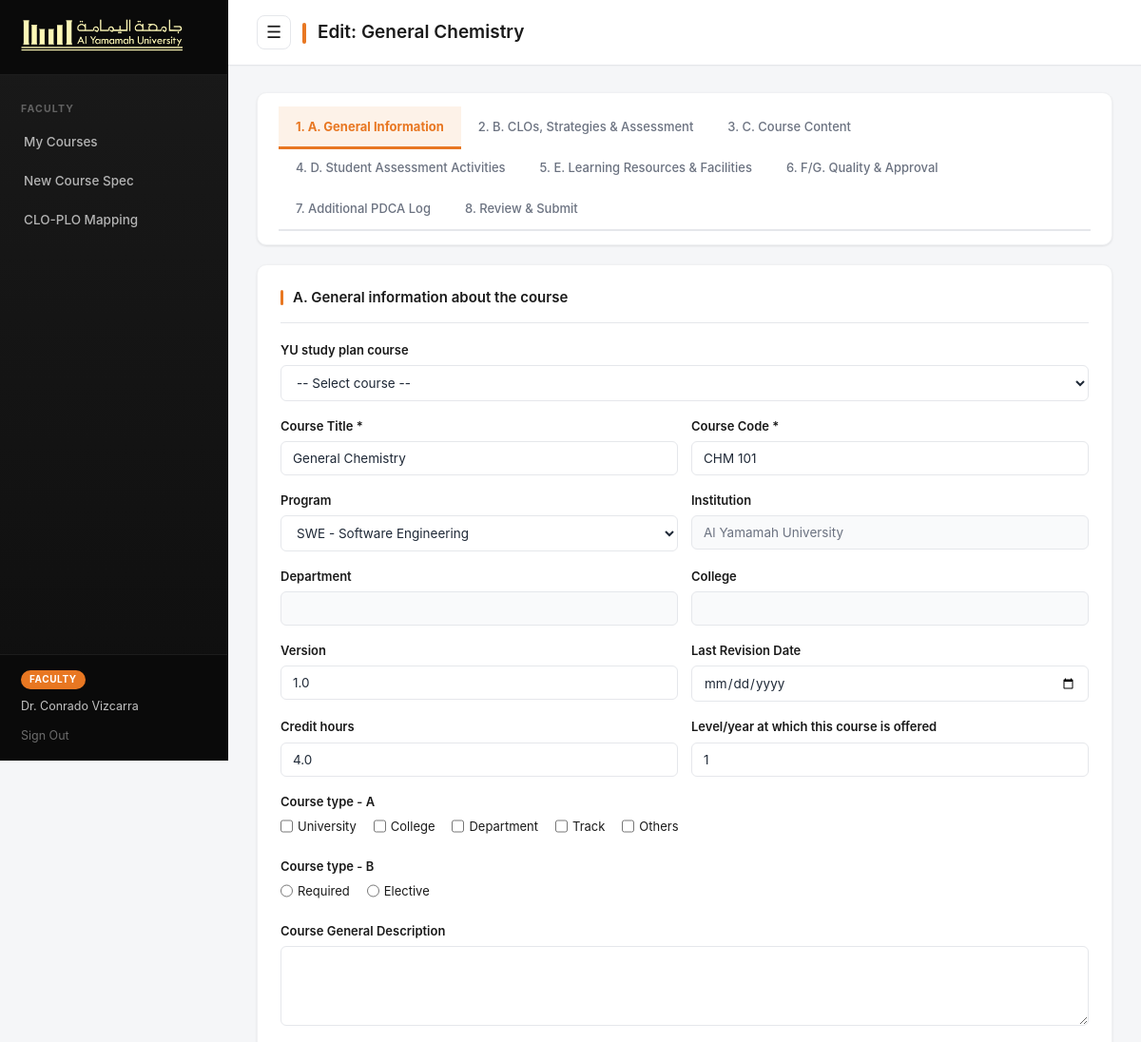
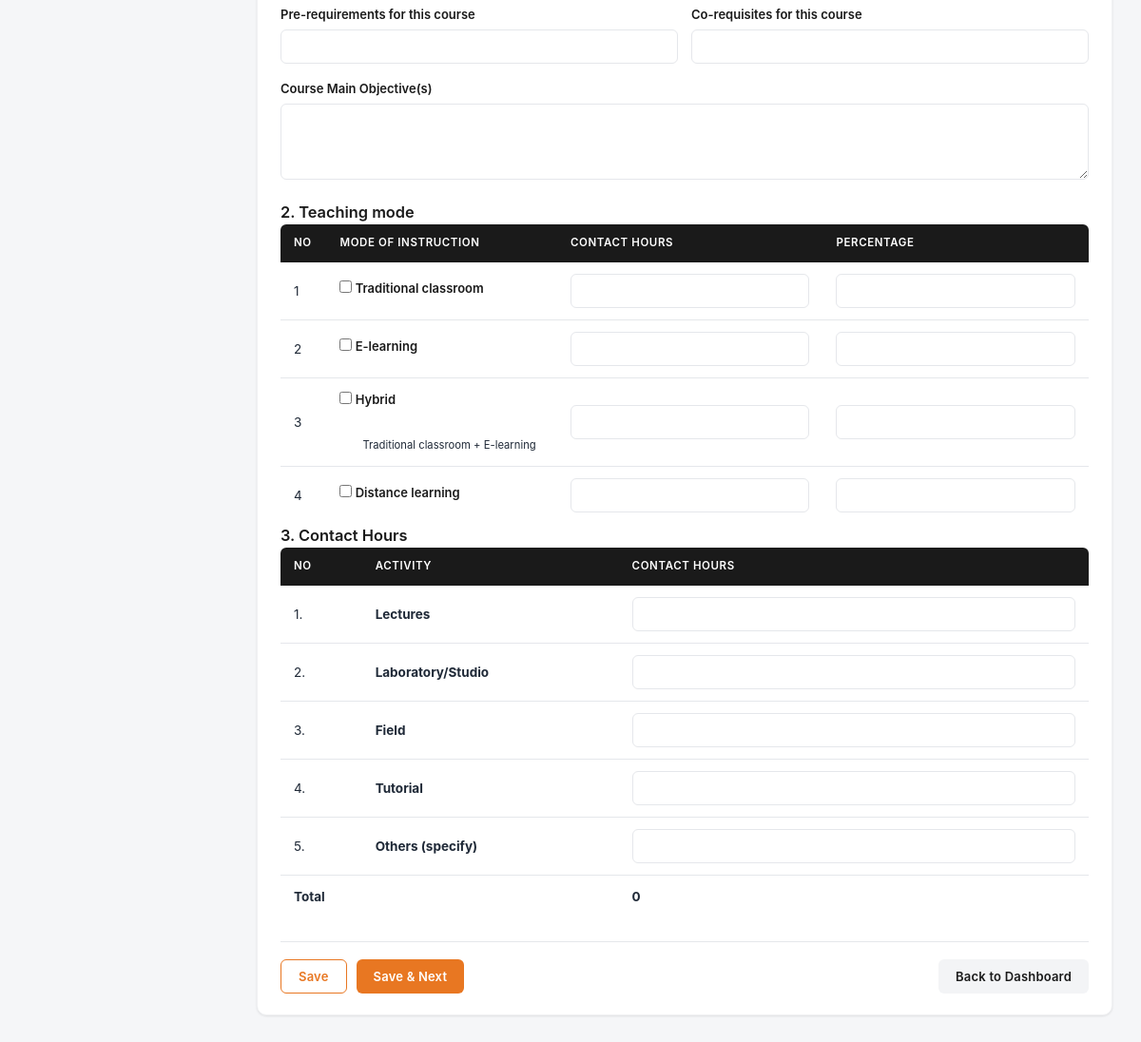
/faculty/course_edit.php?id=2&step=1 (signed in), run on the app's committed database (2 pictures, top to bottom).
### tables this page shows
CREATE TABLE `course_specs` (
  `course_id` int NOT NULL,
  `program_id` int DEFAULT NULL,
  `faculty_id` int DEFAULT NULL,
  `course_title` varchar(200) NOT NULL,
  `course_code` varchar(50) DEFAULT NULL,
  `credit_hours` decimal(4,1) DEFAULT NULL,
  `course_type` varchar(100) DEFAULT NULL,
  `teaching_mode` varchar(100) DEFAULT NULL,
  `course_level` int DEFAULT NULL,
  `prerequisites` varchar(200) DEFAULT NULL,
  `corequisites` varchar(200) DEFAULT NULL,
  `course_description` text,
  `objectives` text,
  `learning_resources` text,
  `version` varchar(20) DEFAULT '1.0',
  `status` enum('draft','pending_hod','pending_qa','approved') DEFAULT 'draft',
  `created_at` datetime DEFAULT CURRENT_TIMESTAMP,
  `updated_at` datetime DEFAULT CURRENT_TIMESTAMP ON UPDATE CURRENT_TIMESTAMP
);

CREATE TABLE `program_specs` (
  `program_id` int NOT NULL,
  `program_name` varchar(200) NOT NULL,
  `program_code` varchar(50) DEFAULT NULL,
  `college` varchar(150) DEFAULT NULL,
  `department` varchar(150) DEFAULT NULL,
  `credit_hours` int DEFAULT NULL,
  `qualification_level` varchar(100) DEFAULT NULL,
  `mission` text,
  `goals` text,
  `program_aims` text,
  `program_structure` text
);

### faculty/course_edit.php (the view, shortened to what this page needs)
<?php
require_once '../db.php';
$yu_academics = require __DIR__ . '/../includes/yu_academics.php';
$institution = $yu_academics['institution'];
$course_id = intval($_GET['id'] ?? 0);
$step = intval($_GET['step'] ?? 1);
$stmt = $pdo->prepare('SELECT * FROM course_specs WHERE course_id = ? AND faculty_id = ?');
$stmt->execute([$course_id, $_SESSION['user_id']]);
$course = $stmt->fetch();
$editable_statuses = ['draft', 'returned_by_hod', 'returned_by_qa'];
$readonly = !in_array($course['status'], $editable_statuses, true);
$page_title = ($readonly ? 'View' : 'Edit') . ': ' . $course['course_title'];
function h($value) {
    return htmlspecialchars((string)($value ?? ''), ENT_QUOTES, 'UTF-8');
}
function checkedInList($list, $value) {
    $items = array_map('trim', explode(',', (string)$list));
    return in_array($value, $items, true) ? 'checked' : '';
}
$programs = $pdo->query('SELECT * FROM program_specs ORDER BY college, qualification_level, program_name')->fetchAll();
$mode_data = [];
$chours = $pdo->prepare('SELECT * FROM contact_hours WHERE course_id = ?');
$chours->execute([$course_id]);
$chours = $chours->fetchAll();
$hour_data = [];
foreach ($chours as $h) $hour_data[$h['activity_type']] = $h;
$step_labels = [
    1 => 'A. General Information',
    2 => 'B. CLOs, Strategies & Assessment',
    3 => 'C. Course Content',
    4 => 'D. Student Assessment Activities',
    5 => 'E. Learning Resources & Facilities',
    6 => 'F/G. Quality & Approval',
    7 => 'Additional PDCA Log',
    8 => 'Review & Submit'
];
include '../includes/header.php';
?>
<div class="card" style="padding:14px 22px;">
    <div class="tabs" style="margin-bottom:0;">
        <?php foreach ($step_labels as $i => $label): ?>
            <a href="course_edit.php?id=<?php echo $course_id; ?>&step=<?php echo $i; ?>" class="tab-link <?php echo $step === $i ? 'active' : ''; ?>"><?php echo $i . '. ' . $label; ?></a>
        <?php endforeach; ?>
    </div>
</div>
<div class="card">
<form method="POST">
<fieldset <?php echo $readonly ? 'disabled' : ''; ?> style="border:none; padding:0; margin:0;">
<?php if ($step === 1): ?>
<div class="card-header"><h2>A. General information about the course</h2></div>
<div class="form-group">
    <label>YU study plan course</label>
    <select id="yu_course_select" onchange="fillYuCourse(this)">
        <option value="">-- Select course --</option>
    </select>
</div>
<div class="form-row">
    <div class="form-group"><label>Course Title *</label><input type="text" id="course_title" name="course_title" required value="<?php echo h($course['course_title']); ?>"></div>
    <div class="form-group"><label>Course Code *</label><input type="text" id="course_code" name="course_code" required value="<?php echo h($course['course_code']); ?>"></div>
</div>
<div class="form-row">
    <div class="form-group"><label>Program</label><select name="program_id" id="program_id" onchange="fillProgramInfo(this)"><?php foreach ($programs as $p): ?><option value="<?php echo $p['program_id']; ?>" data-college="<?php echo h($p['college']); ?>" data-department="<?php echo h($p['department']); ?>" <?php echo ($course['program_id'] == $p['program_id']) ? 'selected' : ''; ?>><?php echo h(($p['program_code'] ? $p['program_code'] . ' - ' : '') . $p['program_name']); ?></option><?php endforeach; ?></select></div>
    <div class="form-group"><label>Institution</label><input type="text" value="<?php echo h($institution); ?>" readonly></div>
</div>
<div class="form-row">
    <div class="form-group"><label>Department</label><input type="text" id="department_display" value="<?php echo h($course['department'] ?? ''); ?>" readonly></div>
    <div class="form-group"><label>College</label><input type="text" id="college_display" value="<?php echo h($course['college'] ?? ''); ?>" readonly></div>
</div>
<div class="form-row">
    <div class="form-group"><label>Version</label><input type="text" name="version" value="<?php echo h($course['version']); ?>"></div>
    <div class="form-group"><label>Last Revision Date</label><input type="date" name="last_revision_date" value="<?php echo h($course['last_revision_date'] ?? ''); ?>"></div>
</div>
<div class="form-row">
    <div class="form-group"><label>Credit hours</label><input type="number" id="credit_hours" name="credit_hours" step="0.5" value="<?php echo h($course['credit_hours']); ?>"></div>
    <div class="form-group"><label>Level/year at which this course is offered</label><input type="number" id="course_level" name="course_level" min="1" max="8" value="<?php echo h($course['course_level']); ?>"></div>
</div>
<div class="form-group">
    <label>Course type - A</label>
    <?php foreach (['University','College','Department','Track','Others'] as $type): ?>
    <label style="display:inline-flex;gap:5px;margin-right:14px;font-weight:400;"><input type="checkbox" name="course_type[]" value="<?php echo $type; ?>" <?php echo checkedInList($course['course_type'], $type); ?>> <?php echo $type; ?></label>
    <?php endforeach; ?>
</div>
<div class="form-group">
    <label>Course type - B</label>
    <?php foreach (['Required','Elective'] as $type): ?>
    <label style="display:inline-flex;gap:5px;margin-right:14px;font-weight:400;"><input type="radio" name="required_elective" value="<?php echo $type; ?>" <?php echo (($course['required_elective'] ?? '') === $type) ? 'checked' : ''; ?>> <?php echo $type; ?></label>
    <?php endforeach; ?>
</div>
<div class="form-group"><label>Course General Description</label><textarea name="course_description" rows="4"><?php echo h($course['course_description']); ?></textarea></div>
<div class="form-row">
    <div class="form-group"><label>Pre-requirements for this course</label><input type="text" name="prerequisites" value="<?php echo h($course['prerequisites']); ?>"></div>
    <div class="form-group"><label>Co-requisites for this course</label><input type="text" name="corequisites" value="<?php echo h($course['corequisites']); ?>"></div>
</div>
<div class="form-group"><label>Course Main Objective(s)</label><textarea name="objectives" rows="3"><?php echo h($course['objectives']); ?></textarea></div>
<h3>2. Teaching mode</h3>
<table><thead><tr><th>No</th><th>Mode of Instruction</th><th>Contact Hours</th><th>Percentage</th></tr></thead><tbody>
<?php foreach (['Traditional classroom','E-learning','Hybrid','Distance learning'] as $i => $mode): $m = $mode_data[$mode] ?? []; ?>
<tr><td><?php echo $i + 1; ?></td><td><label style="font-weight:600;"><input type="checkbox" name="mode[<?php echo $i; ?>][selected]" value="1" <?php echo $m ? 'checked' : ''; ?>> <?php echo $mode; ?></label><?php if ($mode === 'Hybrid'): ?><br><small style="margin-left:24px;">Traditional classroom + E-learning</small><?php endif; ?><input type="hidden" name="mode[<?php echo $i; ?>][mode_type]" value="<?php echo $mode; ?>"></td><td><input type="number" name="mode[<?php echo $i; ?>][contact_hours]" step="0.5" value="<?php echo h($m['contact_hours'] ?? ''); ?>"></td><td><input type="number" name="mode[<?php echo $i; ?>][percentage]" step="0.5" value="<?php echo h($m['percentage'] ?? ''); ?>"></td></tr>
<?php endforeach; ?>
</tbody></table>
<h3>3. Contact Hours</h3>
<table><thead><tr><th>No</th><th>Activity</th><th>Contact Hours</th></tr></thead><tbody>
<?php foreach (['Lectures','Laboratory/Studio','Field','Tutorial','Others'] as $i => $activity): $hrow = $hour_data[$activity] ?? []; ?>
<tr><td><?php echo $i + 1; ?>.</td><td><strong><?php echo $activity; ?><?php echo $activity === 'Others' ? ' (specify)' : ''; ?></strong><input type="hidden" name="hours[<?php echo $i; ?>][activity_type]" value="<?php echo $activity; ?>"></td><td><input type="number" name="hours[<?php echo $i; ?>][hours]" step="0.5" value="<?php echo h($hrow['hours'] ?? ''); ?>"></td></tr>
<?php endforeach; ?>
<tr><td colspan="2"><strong>Total</strong></td><td><strong><?php echo h(array_sum(array_column($chours, 'hours'))); ?></strong></td></tr>
</tbody></table>
<?php endif; ?>
<?php if ($step < 8 && !$readonly): ?>
<div style="display:flex;gap:10px;margin-top:24px;padding-top:18px;border-top:1px solid var(--border);"><button type="submit" name="save" class="btn btn-outline">Save</button><button type="submit" name="next" class="btn btn-primary">Save & Next</button><a href="dashboard.php" class="btn btn-ghost" style="margin-left:auto;">Back to Dashboard</a></div>
<?php endif; ?>
</fieldset>
</form>
</div>
<?php include '../includes/footer.php'; ?>

### includes/header.php (shortened to what this page needs)
<?php
$role = $_SESSION['role'] ?? '';
$name = $_SESSION['name'] ?? $_SESSION['username'] ?? '';
$b = BASE_URL;
$current = $_SERVER['SCRIPT_NAME'];
function navActive($current, $needle) {
    return strpos($current, $needle) !== false ? 'active' : '';
}
?>
<!DOCTYPE html>
<html lang="en">
<head>
    <link rel="stylesheet" href="<?php echo $b; ?>/assets/style.css">
    <link rel="stylesheet" href="<?php echo $b; ?>/assets/aqms_form_fix.css">
    <link rel="stylesheet" href="<?php echo $b; ?>/assets/course_template_overrides.css">
</head>
<body>
<div class="layout">
    <aside class="sidebar" id="appSidebar">
        <div class="sidebar-brand">
            <img src="<?php echo $b; ?>/assets/yu-logo.png" alt="Al Yamamah University" onerror="this.style.display='none'; document.getElementById('brand-fallback').style.display='block';">
        </div>
        <nav class="sidebar-nav">
            <?php if ($role === 'faculty'): ?>
                <div class="nav-section">Faculty</div>
                <a href="<?php echo $b; ?>/faculty/dashboard.php" class="<?php echo navActive($current, 'faculty/dashboard'); ?>"><span class="label">My Courses</span></a>
                <a href="<?php echo $b; ?>/faculty/course_create.php" class="<?php echo navActive($current, 'course_create'); ?>"><span class="label">New Course Spec</span></a>
                <a href="<?php echo $b; ?>/mapping.php" class="<?php echo navActive($current, 'mapping.php'); ?>"><span class="label">CLO-PLO Mapping</span></a>
            <?php endif; ?>
        </nav>
        <div class="sidebar-footer">
            <div class="user-info"><span class="role-badge role-<?php echo $role; ?>"><?php echo strtoupper($role); ?></span><span><?php echo htmlspecialchars($name); ?></span></div>
            <a href="<?php echo $b; ?>/logout.php" class="logout-link">Sign Out</a>
        </div>
    </aside>
    <main class="main-content">
        <div class="topbar"><div style="display:flex; align-items:center; gap:12px;"><button type="button" class="sidebar-toggle no-print" id="sidebarToggle" aria-label="Toggle sidebar">☰</button><h1 class="page-title"><span class="topbar-accent"></span><?php echo htmlspecialchars($page_title ?? 'Dashboard'); ?></h1></div></div>
        <div class="content-body">

### assets/aqms_form_fix.css (style rules this page uses)
.sidebar-toggle { width: 36px; height: 36px; border: 1px solid var(--border); background: #fff; color: var(--yu-black); border-radius: 8px; cursor: pointer; font-size: 18px; line-height: 1; }

### data on the page
course_specs: page_title "Edit: General Chemistry", course_title "General Chemistry", course_code "CHM 101", program_id "SWE - Software Engineering", version "1.0", credit_hours "4.0", course_level "1", required_elective "☐ Required", required_elective "☐ Elective"

### other printed values
$role "FACULTY"
$name "Dr. Conrado Vizcarra"
$i "1"
$label "A. General Information"
$i "2"
$label "B. CLOs, Strategies & Assessment"
$i "3"
$label "C. Course Content"
$i "4"
$label "D. Student Assessment Activities"
$i "5"
$label "E. Learning Resources & Facilities"
$i "6"
$label "F/G. Quality & Approval"
$i "7"
